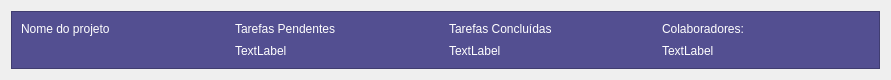
<?xml version="1.0" encoding="UTF-8"?>
<ui version="4.0">
 <class>Form</class>
 <widget class="QWidget" name="Form">
  <property name="geometry">
   <rect>
    <x>0</x>
    <y>0</y>
    <width>891</width>
    <height>80</height>
   </rect>
  </property>
  <property name="windowTitle">
   <string>Form</string>
  </property>
  <layout class="QVBoxLayout" name="verticalLayout">
   <item>
    <widget class="QFrame" name="frame">
     <property name="styleSheet">
      <string notr="true">color: rgb(255, 255, 255);
background-color: rgb(83, 79, 145);</string>
     </property>
     <property name="frameShape">
      <enum>QFrame::StyledPanel</enum>
     </property>
     <property name="frameShadow">
      <enum>QFrame::Raised</enum>
     </property>
     <layout class="QGridLayout" name="gridLayout">
      <item row="0" column="0">
       <widget class="QLabel" name="nome">
        <property name="text">
         <string>Nome do projeto</string>
        </property>
       </widget>
      </item>
      <item row="0" column="1">
       <widget class="QLabel" name="label_4">
        <property name="text">
         <string>Tarefas Pendentes</string>
        </property>
       </widget>
      </item>
      <item row="0" column="2">
       <widget class="QLabel" name="label_3">
        <property name="styleSheet">
         <string notr="true">color: rgb(255, 255, 255);
</string>
        </property>
        <property name="text">
         <string>Tarefas Concluídas</string>
        </property>
       </widget>
      </item>
      <item row="0" column="3">
       <widget class="QLabel" name="label_7">
        <property name="text">
         <string>Colaboradores:</string>
        </property>
       </widget>
      </item>
      <item row="1" column="1">
       <widget class="QLabel" name="pend_qtd">
        <property name="text">
         <string>TextLabel</string>
        </property>
       </widget>
      </item>
      <item row="1" column="2">
       <widget class="QLabel" name="con_qtd">
        <property name="text">
         <string>TextLabel</string>
        </property>
       </widget>
      </item>
      <item row="1" column="3">
       <widget class="QLabel" name="colab_qtd">
        <property name="text">
         <string>TextLabel</string>
        </property>
       </widget>
      </item>
     </layout>
    </widget>
   </item>
  </layout>
 </widget>
 <resources/>
 <connections/>
</ui>
